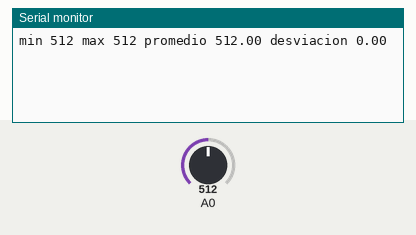
Recording of a sketch running on a simulated Arduino Uno, built with avr-gcc and run on an emulated ATmega328P. Shown: the last lines printed to the serial monitor. Inputs (shaded band) come from the test bench; at power-on: A0 = 512.

Above: at 1.2 s.
1.3 s: A0 set to 716
At 2.6 s:
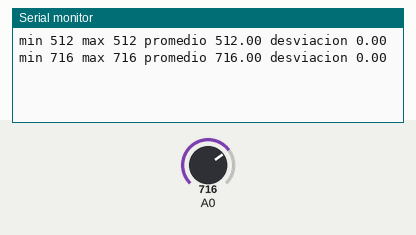
2.8 s: A0 set to 900
At 4.4 s:
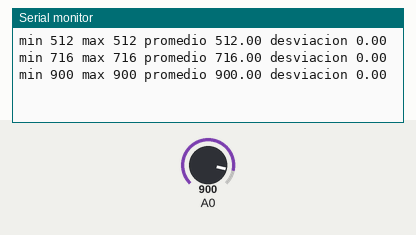
Timing chart, 0 to 5.9 s (numbered marks = the images above; inputs shaded):
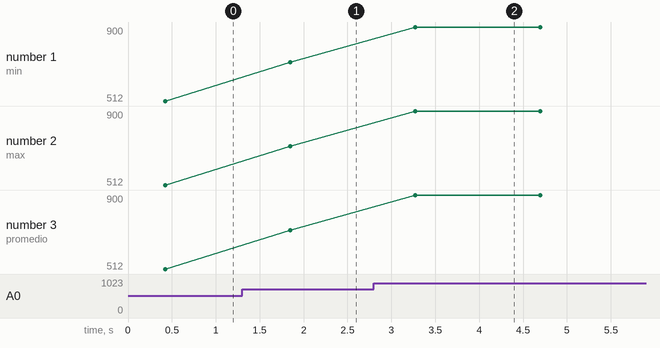

Measured:
- after the input at 1.3 s, the serial monitor: prints a new line after 0.55 s (image 1)
- after the input at 2.8 s, the serial monitor: prints a new line after 0.47 s (image 2)
- plotted number 1: 512 → 716 after the input at 1.3 s, 716 → 900 after the input at 2.8 s
- plotted number 2: 512 → 716 after the input at 1.3 s, 716 → 900 after the input at 2.8 s
- plotted number 3: 512 → 716 after the input at 1.3 s, 716 → 900 after the input at 2.8 s

The sketch:

validar_adc.ino
```cpp
// Validación del ruido de analogRead() (tarea T2). Con el potenciómetro quieto en A0, toma 200 lecturas
// y escribe la menor, la mayor, el promedio y la desviación estándar. Se compara con el simulador.
// Las sumas se hacen con enteros, respecto de la primera lectura: así la desviación sale exacta (con float de
// 32 bits y sumas del orden del millón se perdía precisión y salía nan).
void setup() {
  Serial.begin(9600);
}

void loop() {
  int primera = analogRead(A0);
  long suma = 0;       // suma de (v - primera)
  long cuadrados = 0;  // suma de (v - primera)²
  int menor = 1023;
  int mayor = 0;
  for (int i = 0; i < 200; i++) {
    int v = analogRead(A0);
    long d = v - primera;
    suma += d;
    cuadrados += d * d;
    if (v < menor) menor = v;
    if (v > mayor) mayor = v;
    delay(2);
  }
  float media = suma / 200.0;
  float varianza = cuadrados / 200.0 - media * media;
  float promedio = primera + media;
  float desviacion = sqrt(varianza > 0 ? varianza : 0);
  Serial.print("min ");
  Serial.print(menor);
  Serial.print(" max ");
  Serial.print(mayor);
  Serial.print(" promedio ");
  Serial.print(promedio, 2);
  Serial.print(" desviacion ");
  Serial.println(desviacion, 2);
  delay(1000);
}
```
